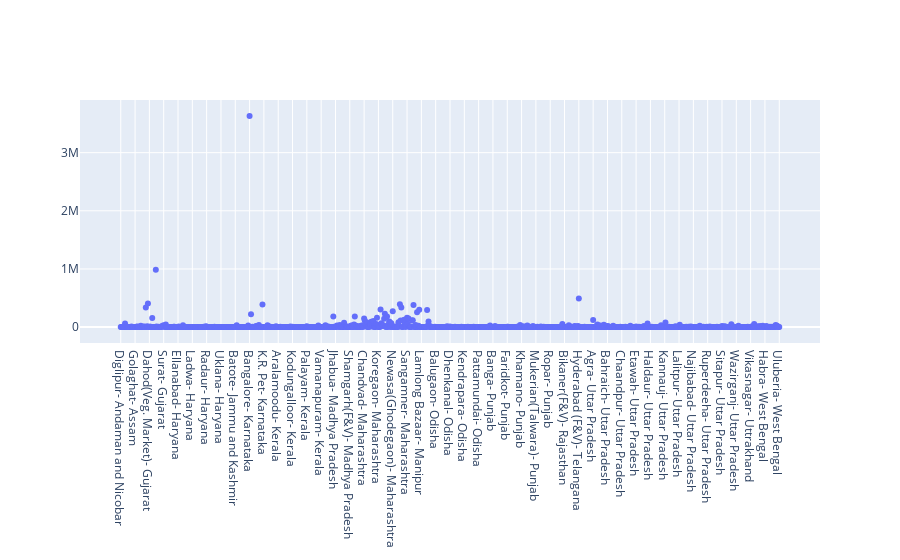

Write notebook code for a chart like this one.
### Code cell
iplot([go.Scatter(x=new1['market-state'], y=new1['Qtity'], mode='markers')])

### Figure 1 — Plotly figure (JSON) as saved in the notebook; plotly's stock layout.template omitted (floating-point values rounded to 4 significant figures; data arrays with more than 128 entries replaced by an {"elided": "..."} marker saying what was removed)
{"data": [{"mode": "markers", "type": "scatter", "x": {"elided": "921 str values"}, "y": {"elided": "921 float values"}}], "layout": {}}
